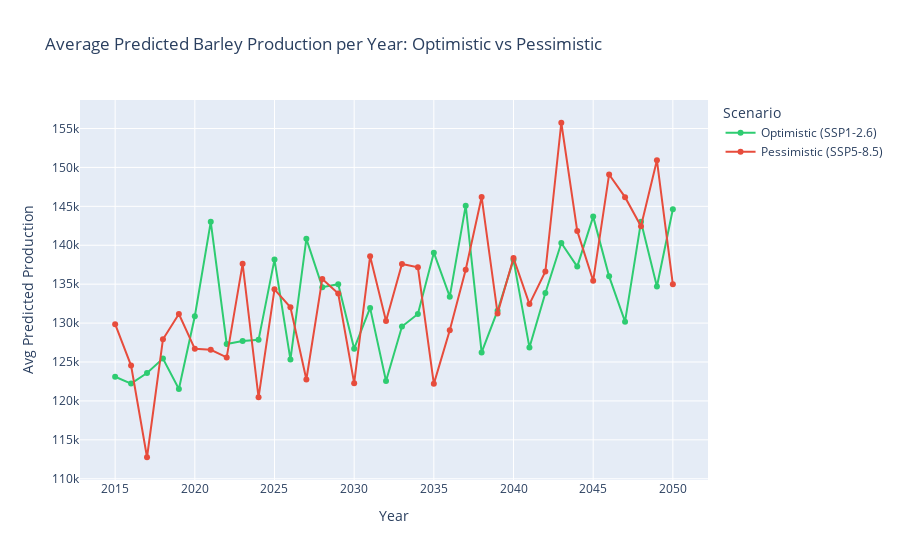

The notebook cell saved with this chart:
### Code cell
# 2. Average predicted production per year across scenarios
avg_by_year = (
    df_all
    .groupby(["year", "scenario"])["predicted_production"]
    .mean()
    .reset_index()
)

fig2 = px.line(
    avg_by_year,
    x="year",
    y="predicted_production",
    color="scenario",
    markers=True,
    title="Average Predicted Barley Production per Year: Optimistic vs Pessimistic",
    labels={"predicted_production": "Avg Predicted Production", "year": "Year"},
    color_discrete_map={
        "Optimistic (SSP1-2.6)": "#2ecc71",
        "Pessimistic (SSP5-8.5)": "#e74c3c",
    },
)
fig2.update_layout(legend_title_text="Scenario")
fig2.show()

### Figure 1 — Plotly figure (JSON) as saved in the notebook; plotly's stock layout.template omitted (floating-point values rounded to 4 significant figures)
{"data": [{"hovertemplate": "scenario=Optimistic (SSP1-2.6)<br>Year=%{x}<br>Avg Predicted Production=%{y}<extra></extra>", "legendgroup": "Optimistic (SSP1-2.6)", "line": {"color": "#2ecc71", "dash": "solid"}, "marker": {"symbol": "circle"}, "mode": "lines+markers", "name": "Optimistic (SSP1-2.6)", "orientation": "v", "showlegend": true, "type": "scatter", "x": [2015, 2016, 2017, 2018, 2019, 2020, 2021, 2022, 2023, 2024, 2025, 2026, 2027, 2028, 2029, 2030, 2031, 2032, 2033, 2034, 2035, 2036, 2037, 2038, 2039, 2040, 2041, 2042, 2043, 2044, 2045, 2046, 2047, 2048, 2049, 2050], "xaxis": "x", "y": [123100.0, 122200.0, 123600.0, 125400.0, 121500.0, 130900.0, 143000.0, 127300.0, 127700.0, 127800.0, 138200.0, 125300.0, 140800.0, 134600.0, 135000.0, 126700.0, 132000.0, 122600.0, 129600.0, 131200.0, 139000.0, 133400.0, 145100.0, 126200.0, 131600.0, 138100.0, 126900.0, 133900.0, 140300.0, 137300.0, 143700.0, 136000.0, 130200.0, 143000.0, 134700.0, 144600.0], "yaxis": "y"}, {"hovertemplate": "scenario=Pessimistic (SSP5-8.5)<br>Year=%{x}<br>Avg Predicted Production=%{y}<extra></extra>", "legendgroup": "Pessimistic (SSP5-8.5)", "line": {"color": "#e74c3c", "dash": "solid"}, "marker": {"symbol": "circle"}, "mode": "lines+markers", "name": "Pessimistic (SSP5-8.5)", "orientation": "v", "showlegend": true, "type": "scatter", "x": [2015, 2016, 2017, 2018, 2019, 2020, 2021, 2022, 2023, 2024, 2025, 2026, 2027, 2028, 2029, 2030, 2031, 2032, 2033, 2034, 2035, 2036, 2037, 2038, 2039, 2040, 2041, 2042, 2043, 2044, 2045, 2046, 2047, 2048, 2049, 2050], "xaxis": "x", "y": [129900.0, 124500.0, 112800.0, 127900.0, 131200.0, 126700.0, 126600.0, 125600.0, 137600.0, 120500.0, 134300.0, 132000.0, 122800.0, 135700.0, 133800.0, 122300.0, 138600.0, 130300.0, 137600.0, 137200.0, 122200.0, 129100.0, 136800.0, 146200.0, 131200.0, 138400.0, 132400.0, 136600.0, 155700.0, 141800.0, 135400.0, 149100.0, 146200.0, 142400.0, 150900.0, 135000.0], "yaxis": "y"}], "layout": {"legend": {"title": {"text": "Scenario"}, "tracegroupgap": 0}, "title": {"text": "Average Predicted Barley Production per Year: Optimistic vs Pessimistic"}, "xaxis": {"anchor": "y", "domain": [0, 1], "title": {"text": "Year"}}, "yaxis": {"anchor": "x", "domain": [0, 1], "title": {"text": "Avg Predicted Production"}}}}
